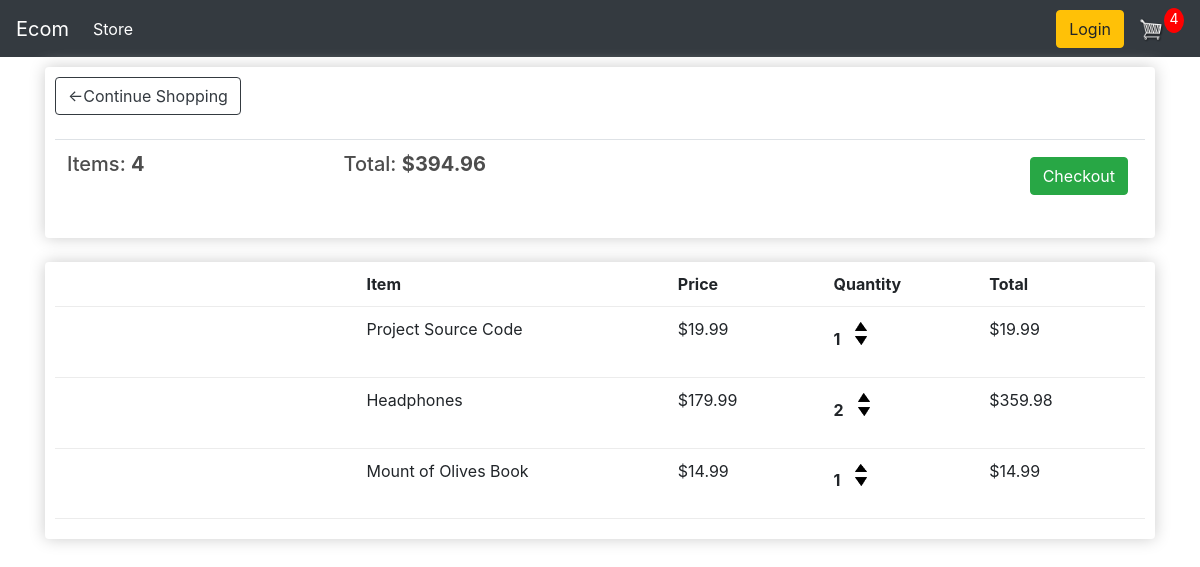
The app's page /cart/ (signed in) with its own data.
### store/models.py (models this page shows, shortened)
class Order(models.Model):
    customer = models.ForeignKey(Customer, on_delete=models.SET_NULL,null=True, blank=True)
    date_ordered = models.DateTimeField(auto_now_add=True)
    complete = models.BooleanField(default=False,null=True,blank=False)
    transaction_id = models.CharField(max_length=100,null=True)
    @property
    def get_cart_total(self):
        orderitems = self.orderitem_set.all()
        total = sum([item.get_total for item in orderitems])
        return total
    @property
    def get_cart_items(self):
      orderitems = self.orderitem_set.all()
      total = sum([item.quantity for item in orderitems])
      return total

class OrderItem(models.Model):
    product = models.ForeignKey(Product, on_delete=models.SET_NULL, null=True)
    order = models.ForeignKey(Order, on_delete=models.SET_NULL,null=True)
    quantity = models.IntegerField(default=0, null=True,blank=True)
    date_added = models.DateTimeField(auto_now_add=True)
    @property
    def get_total(self):
        total = self.product.price * self.quantity
        return total

class Product(models.Model):
    name = models.CharField(max_length=200, null=True)
    price = models.DecimalField(max_digits=7,decimal_places=2)
    digital = models.BooleanField(default=False, null=True,blank=False)
    image = CloudinaryField('image', default='image')
    @property
    def imageURL(self):
        try:
            url = self.image.url
        except:
            url = ''
        return url

### store/views.py (the view)
# urls.py: path('cart/', views.cart, name = "cart"),
def cart(request):
    data = cartData(request)
    cartItems = data['cartItems']
    order = data['order']
    items = data['items']
    context = {'items':items,'order':order,'cartItems':cartItems}
    return render(request,'store/cart.html',context )

### store/utils.py (called while the page is built)
def cartData(request):
    if request.user.is_authenticated:
        customer = request.user.customer
        order, created = Order.objects.get_or_create(customer=customer,complete=False)
        items = order.orderitem_set.all()
        cartItems = order.get_cart_items
    else:
        cookieData = cookieCart(request)
        cartItems = cookieData['cartItems']
        order = cookieData['order']
        items = cookieData['items']
    return {'cartItems':cartItems ,'order':order, 'items':items}

### store/templates/store/cart.html
{% extends 'store/main.html'%}
{% load static %}
{% block content %}
    <div class="row">
        <div class="col-lg-12">
            <div class="box-element">
                <a class="btn btn-outline-dark" href="{% url 'store' %}">&#X2190;Continue Shopping</a>
                <br>
                <br>
                <table class="table">
                    <tr>
                        <th><h5>Items: <strong>{{order.get_cart_items}}</strong></h5></th>
                        <th><h5>Total: <strong>${{order.get_cart_total|floatformat:2}}</strong></h5></th>
                        <th>
                            <a style="float: right; margin:5px" class="btn btn-success" href="{% url 'checkout' %}">Checkout</a>
                        </th>
                    </tr>
                </table>
            </div>
            <br>
            <div class="box-element">
                <div class="cart-row">
                    <div style="flex:2"></div>
                    <div style="flex:2"><strong>Item</strong></div>
                    <div style="flex:1"><strong>Price</strong></div>
                    <div style="flex:1"><strong>Quantity</strong></div>
                    <div style="flex:1"><strong>Total</strong></div>
                </div>
                {% for item in items %}
                <div class="cart-row">
                    <div style="flex:2"><img class="row-image" src="{{item.product.imageURL}}" alt=""></div>
                    <div style="flex:2"><p>{{item.product.name}}</p></div>
                    <div style="flex:1"><p>${{item.product.price|floatformat:2}}</p></div>
                    <div style="flex:1">
                        <p class="quantity">{{item.quantity}}</p>
                        <div class="quantity">
                            <img data-action="add" data-product="{{item.product.id}}" class="chg-quantity update-cart" src="{% static 'images/arrow-up.png' %}" alt="">
                            <img data-action="remove" data-product="{{item.product.id}}" class="chg-quantity  update-cart" src="{% static 'images/arrow-down.png' %}" alt="">
                        </div>
                    </div>
                    <div style="flex:1">${{item.get_total}}</div>
                </div>
                {% endfor %}
            </div>
        </div>
    </div>
{% endblock content %}

### static/css/main.css (style rules this page uses)
body { background-color: hsl(0, 0%, 98%); }
h1,h2,h3,h4,h5,h6 { color:hsl(0, 0%, 30%); }
.box-element { box-shadow:hsl(0, 0%, 80%) 0 0 16px; background-color: #fff; border-radius: 4px; padding: 10px; }
.col-lg-4, .col-lg-6, .col-lg-8, .col-lg-12 { margin-top: 10px; }
.btn { border-radius: 0; }
.cart-row { display: flex; align-items: flex-stretch; padding-bottom: 10px; margin-bottom: 10px; border-bottom: 1px solid #ececec; }
.quantity { display: inline-block; font-weight: 700; padding-right:10px; }
.chg-quantity { width: 12px; cursor: pointer; display: block; margin-top: 5px; transition:.1s; }

### records on screen
Order: get_cart_items "4", get_cart_total "394.96"
OrderItem: product.name "Project Source Code", product.price "19.99", quantity "1", get_total "19.99"
OrderItem: product.name "Headphones", product.price "179.99", quantity "2", get_total "359.98"
OrderItem: product.name "Mount of Olives Book", product.price "14.99", quantity "1", get_total "14.99"

### other values on screen
{{ cartItems }} "4"
